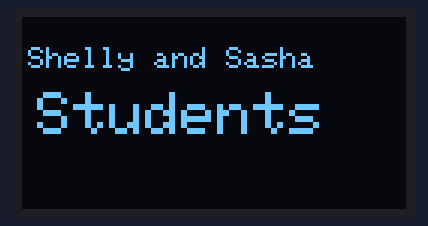
A sketch run on a simulated Arduino Uno, built with avr-gcc and run on an emulated ATmega328P. On the bench: 128×64 one-colour display.

Above: at 0.1 s.

The sketch:

sketch_dec23a.ino
```cpp
#include <Wire.h>
#include <Adafruit_GFX.h>
#include <Adafruit_SH110X.h>

#define SCREEN_WIDTH 128 // OLED display width, in pixels
#define SCREEN_HEIGHT 64 // OLED display height, in pixels
#define OLED_RESET -1    // Reset pin (-1 if sharing Arduino reset pin)
#define i2c_Address 0x3C // Default I2C address for 128x64 OLED display

Adafruit_SH1106G display = Adafruit_SH1106G(SCREEN_WIDTH, SCREEN_HEIGHT, &Wire, OLED_RESET);

void setup()
{
  // Initialize the display
  display.begin(i2c_Address,true);
  display.clearDisplay();
  display.setTextColor(SH110X_WHITE);

  // Display first string
  display.setTextSize(1); // Standard font size
  display.setCursor(2, 10); // Horizontal, vertical position
  display.println("Shelly and Sasha");

  // Display second string
  display.setTextSize(2); // Larger font size
  display.setCursor(5, 25); // Adjusted position
  display.println("Students");

  display.display(); // Show on OLED
}

void loop()
{

}
```
